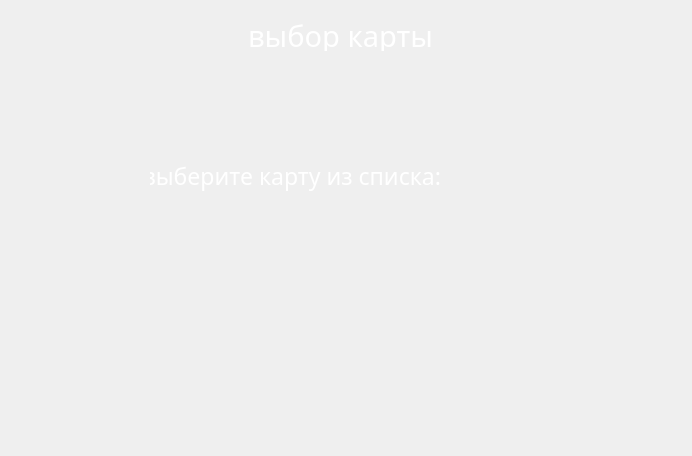
<?xml version="1.0" encoding="UTF-8"?>
<ui version="4.0">
 <class>SelectMapClass</class>
 <widget class="QWidget" name="SelectMapClass">
  <property name="geometry">
   <rect>
    <x>0</x>
    <y>0</y>
    <width>692</width>
    <height>456</height>
   </rect>
  </property>
  <property name="minimumSize">
   <size>
    <width>692</width>
    <height>456</height>
   </size>
  </property>
  <property name="maximumSize">
   <size>
    <width>692</width>
    <height>456</height>
   </size>
  </property>
  <property name="windowTitle">
   <string>Form</string>
  </property>
  <property name="styleSheet">
   <string notr="true">#SelectMapClass{
	
	
	
	border-image: url(:/PiramidM/fon_next_menu.png);
}</string>
  </property>
  <widget class="QLabel" name="statusVideo">
   <property name="geometry">
    <rect>
     <x>20</x>
     <y>20</y>
     <width>641</width>
     <height>31</height>
    </rect>
   </property>
   <property name="palette">
    <palette>
     <active>
      <colorrole role="WindowText">
       <brush brushstyle="SolidPattern">
        <color alpha="255">
         <red>255</red>
         <green>255</green>
         <blue>255</blue>
        </color>
       </brush>
      </colorrole>
      <colorrole role="Text">
       <brush brushstyle="SolidPattern">
        <color alpha="255">
         <red>255</red>
         <green>255</green>
         <blue>255</blue>
        </color>
       </brush>
      </colorrole>
      <colorrole role="ButtonText">
       <brush brushstyle="SolidPattern">
        <color alpha="255">
         <red>255</red>
         <green>255</green>
         <blue>255</blue>
        </color>
       </brush>
      </colorrole>
     </active>
     <inactive>
      <colorrole role="WindowText">
       <brush brushstyle="SolidPattern">
        <color alpha="255">
         <red>255</red>
         <green>255</green>
         <blue>255</blue>
        </color>
       </brush>
      </colorrole>
      <colorrole role="Text">
       <brush brushstyle="SolidPattern">
        <color alpha="255">
         <red>255</red>
         <green>255</green>
         <blue>255</blue>
        </color>
       </brush>
      </colorrole>
      <colorrole role="ButtonText">
       <brush brushstyle="SolidPattern">
        <color alpha="255">
         <red>255</red>
         <green>255</green>
         <blue>255</blue>
        </color>
       </brush>
      </colorrole>
     </inactive>
     <disabled>
      <colorrole role="WindowText">
       <brush brushstyle="SolidPattern">
        <color alpha="255">
         <red>120</red>
         <green>120</green>
         <blue>120</blue>
        </color>
       </brush>
      </colorrole>
      <colorrole role="Text">
       <brush brushstyle="SolidPattern">
        <color alpha="255">
         <red>120</red>
         <green>120</green>
         <blue>120</blue>
        </color>
       </brush>
      </colorrole>
      <colorrole role="ButtonText">
       <brush brushstyle="SolidPattern">
        <color alpha="255">
         <red>120</red>
         <green>120</green>
         <blue>120</blue>
        </color>
       </brush>
      </colorrole>
     </disabled>
    </palette>
   </property>
   <property name="font">
    <font>
     <family>Trebuchet MS</family>
     <pointsize>22</pointsize>
     <stylestrategy>PreferDefault</stylestrategy>
    </font>
   </property>
   <property name="text">
    <string>выбор карты</string>
   </property>
   <property name="alignment">
    <set>Qt::AlignCenter</set>
   </property>
  </widget>
  <widget class="QLabel" name="statusVideo_2">
   <property name="geometry">
    <rect>
     <x>150</x>
     <y>160</y>
     <width>291</width>
     <height>31</height>
    </rect>
   </property>
   <property name="palette">
    <palette>
     <active>
      <colorrole role="WindowText">
       <brush brushstyle="SolidPattern">
        <color alpha="255">
         <red>255</red>
         <green>255</green>
         <blue>255</blue>
        </color>
       </brush>
      </colorrole>
      <colorrole role="Text">
       <brush brushstyle="SolidPattern">
        <color alpha="255">
         <red>255</red>
         <green>255</green>
         <blue>255</blue>
        </color>
       </brush>
      </colorrole>
      <colorrole role="ButtonText">
       <brush brushstyle="SolidPattern">
        <color alpha="255">
         <red>255</red>
         <green>255</green>
         <blue>255</blue>
        </color>
       </brush>
      </colorrole>
     </active>
     <inactive>
      <colorrole role="WindowText">
       <brush brushstyle="SolidPattern">
        <color alpha="255">
         <red>255</red>
         <green>255</green>
         <blue>255</blue>
        </color>
       </brush>
      </colorrole>
      <colorrole role="Text">
       <brush brushstyle="SolidPattern">
        <color alpha="255">
         <red>255</red>
         <green>255</green>
         <blue>255</blue>
        </color>
       </brush>
      </colorrole>
      <colorrole role="ButtonText">
       <brush brushstyle="SolidPattern">
        <color alpha="255">
         <red>255</red>
         <green>255</green>
         <blue>255</blue>
        </color>
       </brush>
      </colorrole>
     </inactive>
     <disabled>
      <colorrole role="WindowText">
       <brush brushstyle="SolidPattern">
        <color alpha="255">
         <red>120</red>
         <green>120</green>
         <blue>120</blue>
        </color>
       </brush>
      </colorrole>
      <colorrole role="Text">
       <brush brushstyle="SolidPattern">
        <color alpha="255">
         <red>120</red>
         <green>120</green>
         <blue>120</blue>
        </color>
       </brush>
      </colorrole>
      <colorrole role="ButtonText">
       <brush brushstyle="SolidPattern">
        <color alpha="255">
         <red>120</red>
         <green>120</green>
         <blue>120</blue>
        </color>
       </brush>
      </colorrole>
     </disabled>
    </palette>
   </property>
   <property name="font">
    <font>
     <family>Trebuchet MS</family>
     <pointsize>17</pointsize>
     <stylestrategy>PreferDefault</stylestrategy>
    </font>
   </property>
   <property name="text">
    <string>выберите карту из списка:</string>
   </property>
   <property name="alignment">
    <set>Qt::AlignRight|Qt::AlignTrailing|Qt::AlignVCenter</set>
   </property>
  </widget>
 </widget>
 <resources>
  <include location="../Resources/PiramidM.qrc"/>
 </resources>
 <connections/>
</ui>
